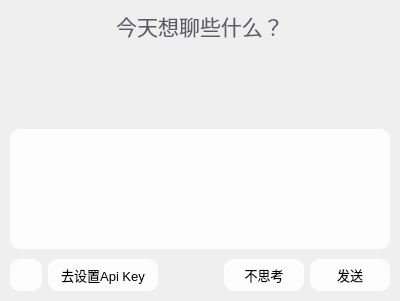
<?xml version="1.0" encoding="UTF-8"?>
<ui version="4.0">
 <class>AITalkWidget</class>
 <widget class="QWidget" name="AITalkWidget">
  <property name="geometry">
   <rect>
    <x>0</x>
    <y>0</y>
    <width>400</width>
    <height>301</height>
   </rect>
  </property>
  <property name="sizePolicy">
   <sizepolicy hsizetype="Preferred" vsizetype="Minimum">
    <horstretch>0</horstretch>
    <verstretch>0</verstretch>
   </sizepolicy>
  </property>
  <property name="maximumSize">
   <size>
    <width>16777215</width>
    <height>900</height>
   </size>
  </property>
  <property name="windowTitle">
   <string>AITalkWidget</string>
  </property>
  <property name="styleSheet">
   <string notr="true">QScrollArea,
#widget1
{
	background-color: transparent;
	border: none;
}

#widget_talks
{
	background-color: rgba(0, 0, 0, 0);
	border: none;
}

#edit_send
{
	border: none;
	border-radius: 10px;
	padding: 5px;
	background-color: rgba(255, 255, 255, 0.9);
}

QPushButton
{
	border: none;
	border-radius: 10px;
	padding: 5px;
	background-color: rgba(255, 255, 255, 0.9);
}

#label_tips
{
	color: #5c5c66;
}</string>
  </property>
  <layout class="QVBoxLayout" name="verticalLayout_2">
   <property name="spacing">
    <number>10</number>
   </property>
   <property name="leftMargin">
    <number>10</number>
   </property>
   <property name="topMargin">
    <number>10</number>
   </property>
   <property name="rightMargin">
    <number>10</number>
   </property>
   <property name="bottomMargin">
    <number>10</number>
   </property>
   <item>
    <widget class="QLabel" name="label_tips">
     <property name="font">
      <font>
       <family>Microsoft YaHei UI</family>
       <pointsize>16</pointsize>
      </font>
     </property>
     <property name="text">
      <string>今天想聊些什么？</string>
     </property>
     <property name="alignment">
      <set>Qt::AlignCenter</set>
     </property>
    </widget>
   </item>
   <item>
    <widget class="QScrollArea" name="scrollArea">
     <property name="sizePolicy">
      <sizepolicy hsizetype="Preferred" vsizetype="Expanding">
       <horstretch>0</horstretch>
       <verstretch>0</verstretch>
      </sizepolicy>
     </property>
     <property name="minimumSize">
      <size>
       <width>0</width>
       <height>1</height>
      </size>
     </property>
     <property name="verticalScrollBarPolicy">
      <enum>Qt::ScrollBarAlwaysOff</enum>
     </property>
     <property name="widgetResizable">
      <bool>true</bool>
     </property>
     <widget class="QWidget" name="widget_talks">
      <property name="geometry">
       <rect>
        <x>0</x>
        <y>0</y>
        <width>380</width>
        <height>69</height>
       </rect>
      </property>
      <property name="sizePolicy">
       <sizepolicy hsizetype="Preferred" vsizetype="Preferred">
        <horstretch>0</horstretch>
        <verstretch>0</verstretch>
       </sizepolicy>
      </property>
      <property name="minimumSize">
       <size>
        <width>0</width>
        <height>0</height>
       </size>
      </property>
      <layout class="QVBoxLayout" name="verticalLayout">
       <property name="spacing">
        <number>10</number>
       </property>
       <property name="leftMargin">
        <number>0</number>
       </property>
       <property name="topMargin">
        <number>0</number>
       </property>
       <property name="rightMargin">
        <number>0</number>
       </property>
       <property name="bottomMargin">
        <number>0</number>
       </property>
      </layout>
     </widget>
    </widget>
   </item>
   <item>
    <widget class="QTextEdit" name="edit_send">
     <property name="minimumSize">
      <size>
       <width>0</width>
       <height>120</height>
      </size>
     </property>
     <property name="maximumSize">
      <size>
       <width>16777215</width>
       <height>120</height>
      </size>
     </property>
     <property name="font">
      <font>
       <family>Microsoft YaHei UI</family>
       <pointsize>10</pointsize>
      </font>
     </property>
    </widget>
   </item>
   <item>
    <layout class="QHBoxLayout" name="horizontalLayout">
     <item>
      <widget class="QPushButton" name="btn_close">
       <property name="minimumSize">
        <size>
         <width>32</width>
         <height>32</height>
        </size>
       </property>
       <property name="maximumSize">
        <size>
         <width>32</width>
         <height>32</height>
        </size>
       </property>
       <property name="font">
        <font>
         <family>Microsoft YaHei UI</family>
         <pointsize>16</pointsize>
         <weight>75</weight>
         <bold>true</bold>
        </font>
       </property>
       <property name="cursor">
        <cursorShape>PointingHandCursor</cursorShape>
       </property>
       <property name="text">
        <string/>
       </property>
       <property name="icon">
        <iconset resource="../res/res.qrc">
         <normaloff>:/svgs/close.svg</normaloff>:/svgs/close.svg</iconset>
       </property>
      </widget>
     </item>
     <item>
      <widget class="QPushButton" name="btn_goto_set_apikey">
       <property name="minimumSize">
        <size>
         <width>110</width>
         <height>32</height>
        </size>
       </property>
       <property name="maximumSize">
        <size>
         <width>110</width>
         <height>32</height>
        </size>
       </property>
       <property name="font">
        <font>
         <family>Microsoft YaHei UI</family>
         <pointsize>10</pointsize>
        </font>
       </property>
       <property name="cursor">
        <cursorShape>PointingHandCursor</cursorShape>
       </property>
       <property name="text">
        <string>去设置Api Key</string>
       </property>
      </widget>
     </item>
     <item>
      <spacer name="horizontalSpacer">
       <property name="orientation">
        <enum>Qt::Horizontal</enum>
       </property>
       <property name="sizeHint" stdset="0">
        <size>
         <width>40</width>
         <height>20</height>
        </size>
       </property>
      </spacer>
     </item>
     <item>
      <widget class="QPushButton" name="btn_think">
       <property name="minimumSize">
        <size>
         <width>80</width>
         <height>32</height>
        </size>
       </property>
       <property name="maximumSize">
        <size>
         <width>80</width>
         <height>32</height>
        </size>
       </property>
       <property name="font">
        <font>
         <family>Microsoft YaHei UI</family>
         <pointsize>10</pointsize>
        </font>
       </property>
       <property name="text">
        <string>不思考</string>
       </property>
      </widget>
     </item>
     <item>
      <widget class="QPushButton" name="btn_send">
       <property name="minimumSize">
        <size>
         <width>80</width>
         <height>32</height>
        </size>
       </property>
       <property name="maximumSize">
        <size>
         <width>80</width>
         <height>32</height>
        </size>
       </property>
       <property name="font">
        <font>
         <family>Microsoft YaHei UI</family>
         <pointsize>10</pointsize>
        </font>
       </property>
       <property name="cursor">
        <cursorShape>PointingHandCursor</cursorShape>
       </property>
       <property name="text">
        <string>发送</string>
       </property>
      </widget>
     </item>
    </layout>
   </item>
  </layout>
 </widget>
 <layoutdefault spacing="6" margin="11"/>
 <resources>
  <include location="../res/res.qrc"/>
 </resources>
 <connections/>
</ui>
